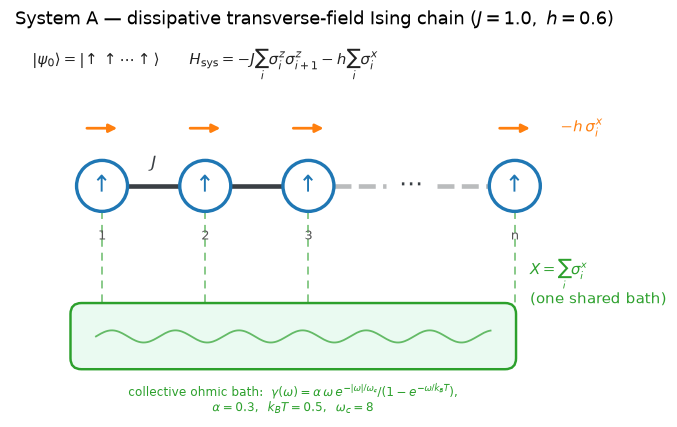

Write the Python code that produced this figure.
"""Schematic of System A — the dissipative transverse-field Ising chain.

Draws the physical picture behind §2.3 of BENCHMARKS.md: a 1-D chain of spins
with nearest-neighbour Ising coupling J and a transverse field h, all coupled to
a *single collective* ohmic bath through the global operator X = sum_i sigma^x_i.
This is a static schematic (no computation); it just renders the system so the
"one shared bath" structure is visible at a glance.

Run from the benchmarks/ folder:  python system_a_schematic.py
"""

import matplotlib.pyplot as plt
import numpy as np
from matplotlib.patches import Circle, FancyArrowPatch, FancyBboxPatch

# --- house palette (matches the tab: colours used by the benchmark figures) ---
C_SITE = "tab:blue"
C_BOND = "#3a3f44"
C_FIELD = "tab:orange"
C_BATH = "tab:green"
C_COUP = "tab:green"

fig, ax = plt.subplots(figsize=(8.2, 4.3))
ax.set_xlim(0, 10)
ax.set_ylim(0, 6)
ax.set_aspect("equal")
ax.axis("off")

# spin sites: three explicit, an ellipsis, then the n-th site (=> general n)
xs = [1.5, 3.2, 4.9, 6.6, 8.3]          # last-but-one slot is the ellipsis
ellipsis_idx = 3
site_xs = [x for i, x in enumerate(xs) if i != ellipsis_idx]
y_site = 3.55
r = 0.42

# nearest-neighbour Ising bonds (faded across the ellipsis to signal "continues")
for a, b in zip(xs[:-1], xs[1:]):
    crosses_gap = (a == xs[ellipsis_idx - 1]) or (b == xs[ellipsis_idx + 1])
    ax.plot([a + r, b - r], [y_site, y_site],
            color=C_BOND, lw=3, zorder=1,
            alpha=0.35 if crosses_gap else 1.0,
            ls="--" if crosses_gap else "-",
            solid_capstyle="round")
# one J label on a representative bond
ax.text((xs[0] + xs[1]) / 2, y_site + 0.22, r"$J$",
        color=C_BOND, fontsize=11, ha="center", va="bottom")

ax.text(xs[ellipsis_idx], y_site, r"$\cdots$", fontsize=16,
        ha="center", va="center", color=C_BOND)

# the bath: one wide reservoir under the whole chain
bath = FancyBboxPatch((1.0, 0.55), 7.3, 1.05,
                      boxstyle="round,pad=0.02,rounding_size=0.18",
                      linewidth=1.6, edgecolor=C_BATH,
                      facecolor="#eafaf1", zorder=1)
ax.add_patch(bath)
# a thermal wiggle inside the reservoir
wx = np.linspace(1.4, 7.9, 240)
ax.plot(wx, 1.07 + 0.10 * np.sin((wx - 1.4) * 6.0),
        color=C_BATH, lw=1.2, alpha=0.7, zorder=2)
ax.text(4.65, 0.30,
        r"collective ohmic bath:  $\gamma(\omega)=\alpha\,\omega\,e^{-|\omega|/\omega_c}/(1-e^{-\omega/k_BT})$,"
        "\n"
        r"$\alpha=0.3,\;\; k_BT=0.5,\;\; \omega_c=8$",
        fontsize=8, ha="center", va="top", color=C_BATH)

# spins + transverse field + coupling lines to the shared bath
for k, x in enumerate(site_xs):
    # dashed coupling line from each spin down into the single reservoir
    ax.plot([x, x], [y_site - r, 1.60], color=C_COUP, lw=1.3,
            ls=(0, (4, 3)), alpha=0.55, zorder=0)
    # the spin (a qubit), drawn polarised |up>
    ax.add_patch(Circle((x, y_site), r, facecolor="white",
                        edgecolor=C_SITE, lw=2.2, zorder=3))
    ax.text(x, y_site, r"$\uparrow$", fontsize=15, ha="center",
            va="center", color=C_SITE, zorder=4, fontweight="bold")
    # transverse field: a short horizontal (x-direction) arrow above the spin
    ax.add_patch(FancyArrowPatch((x - 0.30, y_site + 0.95),
                                 (x + 0.30, y_site + 0.95),
                                 arrowstyle="-|>", mutation_scale=11,
                                 color=C_FIELD, lw=1.8, zorder=3))

# site index labels (1, 2, 3, ..., n)
for x, lab in zip(site_xs, ["1", "2", "3", "n"]):
    ax.text(x, y_site - r - 0.30, lab, fontsize=8.5, ha="center",
            va="top", color="#555")

# transverse-field term label
ax.text(site_xs[-1] + 0.75, y_site + 0.95, r"$-h\,\sigma^x_i$",
        color=C_FIELD, fontsize=10, ha="left", va="center")

# coupling-operator label, tied to the bath
ax.text(8.55, 1.95, r"$X=\sum_i \sigma^x_i$" "\n" r"(one shared bath)",
        color=C_COUP, fontsize=9.5, ha="left", va="center")

# initial state + Ising term
ax.text(0.35, 5.55,
        r"$|\psi_0\rangle=|\!\uparrow\uparrow\cdots\uparrow\rangle$"
        r"$\qquad H_{\rm sys}=-J\sum_i \sigma^z_i\sigma^z_{i+1}-h\sum_i \sigma^x_i$",
        fontsize=10, ha="left", va="center", color="#222")

ax.set_title("System A — dissipative transverse-field Ising chain "
             r"($J=1.0,\ h=0.6$)", fontsize=11.5, pad=8)

fig.savefig("system_a_schematic.png", dpi=110, bbox_inches="tight")
print("wrote system_a_schematic.png")
